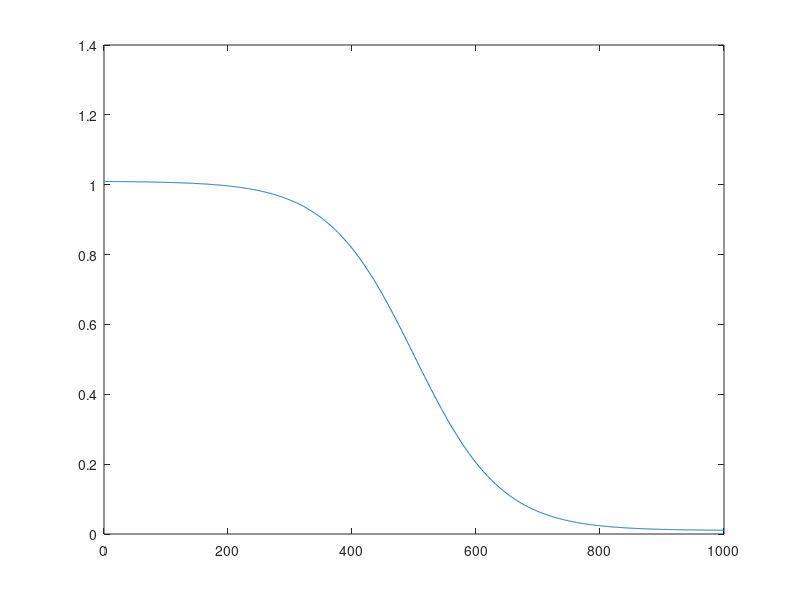

Reproduce this figure in MATLAB.
clear all
close all

set(0, 'DefaultFigureRenderer', 'opengl');
set(0,'DefaultFigureWindowStyle','docked');

x=linspace(-1e15,1e15,1e3);
z=1.01-1./(1+exp(-x/14e13));

plot(z)

